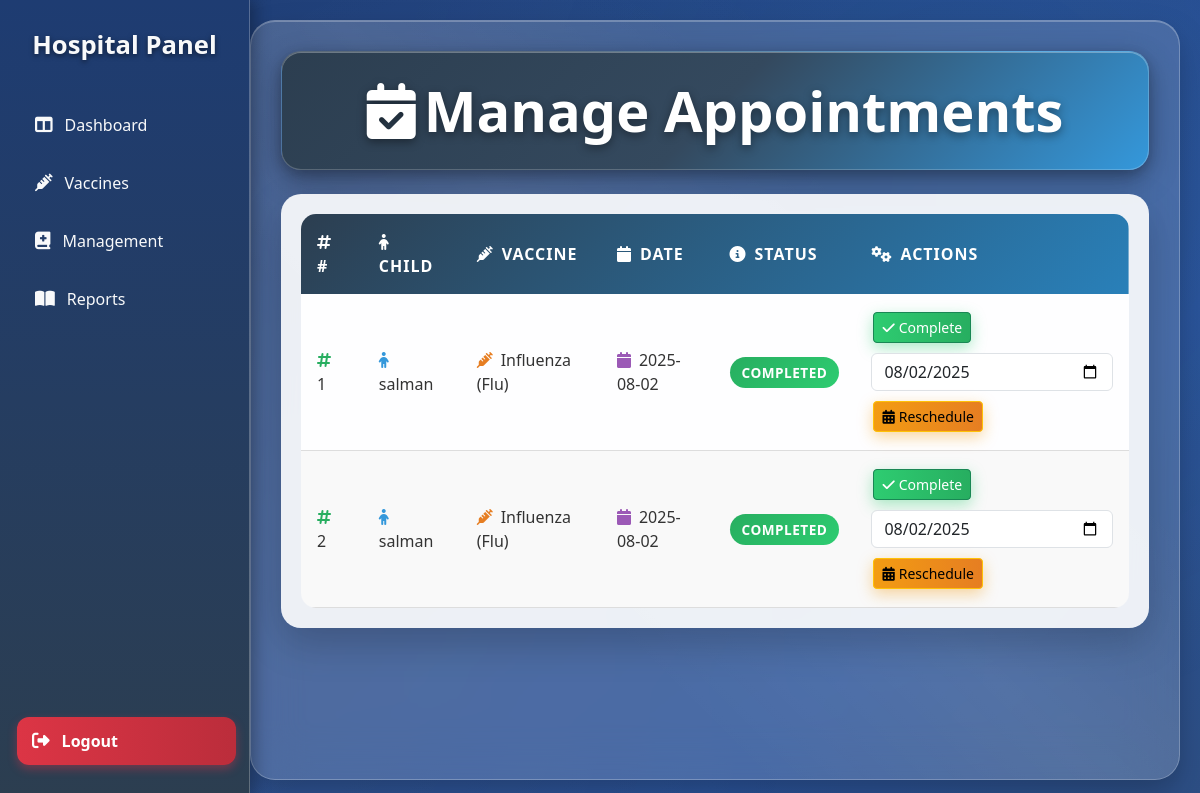
Screenshot of /hospital/appointment-manage.php (signed in) with the database file from the repository.
### tables this page shows
CREATE TABLE `bookings` (
  `id` int(11) NOT NULL,
  `child_id` int(11) DEFAULT NULL,
  `vaccine_id` int(11) DEFAULT NULL,
  `hospital_id` int(11) DEFAULT NULL,
  `booking_date` date DEFAULT NULL,
  `status` varchar(50) DEFAULT 'Pending'
);

CREATE TABLE `children` (
  `id` int(11) NOT NULL,
  `name` varchar(100) NOT NULL,
  `age` int(11) NOT NULL,
  `contact` varchar(20) DEFAULT NULL,
  `parent_id` int(11) DEFAULT NULL
);

CREATE TABLE `vaccines` (
  `id` int(11) NOT NULL,
  `name` varchar(100) NOT NULL,
  `description` text DEFAULT NULL,
  `available` tinyint(1) DEFAULT 1,
  `created_at` timestamp NOT NULL DEFAULT current_timestamp(),
  `image` varchar(255) DEFAULT NULL
);

### hospital/appointment-manage.php (the view, shortened to what this page needs)
<?php
$hospital_id = $_SESSION['hospital_id'];
include('../Includes/db.php');
?>
<!DOCTYPE html>
<html lang="en">
<head>
    <link href="https://cdn.jsdelivr.net/npm/bootstrap@5.3.2/dist/css/bootstrap.min.css" rel="stylesheet">
    <link href="https://cdnjs.cloudflare.com/ajax/libs/font-awesome/6.4.0/css/all.min.css" rel="stylesheet">
</head>
<body>
<?php include('../Includes/sidebar1.php') ?>
<div class="wrapper">
    <div class="main-content">
        <h2 class="mb-4"><i class="fas fa-calendar-check me-2"></i>Manage Appointments</h2>
        <div class="table-container">
            <table>
                <thead>
                    <tr>
                        <th><i class="fas fa-hashtag me-2"></i>#</th>
                        <th><i class="fas fa-child me-2"></i>Child</th>
                        <th><i class="fas fa-syringe me-2"></i>Vaccine</th>
                        <th><i class="fas fa-calendar me-2"></i>Date</th>
                        <th><i class="fas fa-info-circle me-2"></i>Status</th>
                        <th><i class="fas fa-cogs me-2"></i>Actions</th>
                    </tr>
                </thead>
                <tbody>
                    <?php
                    $sql = "SELECT b.*, c.name AS child, v.name AS vaccine FROM bookings b
                            LEFT JOIN children c ON b.child_id = c.id
                            LEFT JOIN vaccines v ON b.vaccine_id = v.id
                            WHERE b.hospital_id=$hospital_id";
                    $res = $conn->query($sql);
                    $i = 1;
                    while ($row = $res->fetch_assoc()) {
                        $statusClass = '';
                        switch(strtolower($row['status'])) {
                            case 'completed':
                                $statusClass = 'status-completed';
                                break;
                        }
                        echo "<tr>
                                <td data-label='#'><i class='fas fa-hashtag me-2' style='color: #27ae60;'></i>{$i}</td>
                                <td data-label='Child'><i class='fas fa-child me-2' style='color: #3498db;'></i>{$row['child']}</td>
                                <td data-label='Vaccine'><i class='fas fa-syringe me-2' style='color: #e67e22;'></i>{$row['vaccine']}</td>
                                <td data-label='Date'><i class='fas fa-calendar me-2' style='color: #9b59b6;'></i>{$row['booking_date']}</td>
                                <td data-label='Status'><span class='status-badge {$statusClass}'>{$row['status']}</span></td>
                                <td data-label='Actions'>
                                    <div class='action-forms'>
                                        <form method='post' class='form-inline'>
                                            <input type='hidden' name='booking_id' value='{$row['id']}'>
                                            <button name='complete' class='btn btn-success btn-sm'>
                                                <i class='fas fa-check me-1'></i>Complete
                                            </button>
                                        </form>
                                        <form method='post' class='form-inline'>
                                            <input type='hidden' name='booking_id' value='{$row['id']}'>
                                            <input type='date' name='new_date' required class='form-control' value='{$row['booking_date']}'>
                                            <button name='reschedule' class='btn btn-warning btn-sm'>
                                                <i class='fas fa-calendar-alt me-1'></i>Reschedule
                                            </button>
                                        </form>
                                    </div>
                                </td>
                            </tr>";
                        $i++;
                    }
                    ?>
                </tbody>
            </table>
        </div>
    </div>
</div>
</body>
</html>

### Includes/sidebar1.php (style rules this page uses)
:root { --dashboard-blue-dark: #1e3c72; --dashboard-blue-medium: #2a5298; --dashboard-blue-light: #3498db; --dashboard-grey-dark: #2c3e50; --dashboard-grey-medium: #34495e; --glass-white-light: rgba(255, 255, 255, 0.15); --glass-white-lighter: rgba(255, 255, 255, 0.05); --glass-border: rgba(255, 255, 255, 0.25); --text-light: #f8f9fa; --text-dark: #5a6c7d; --accent-blue: #3498db; }
body, html { margin: 0; padding: 0; font-family: 'Segoe UI', 'Roboto', Arial, sans-serif; }
.wrapper { display: flex; min-height: 100vh; }
.main-content { margin-left: 250px; padding: 30px; width: calc(100% - 250px); }

### rows the page displays
bookings: child.name "salman", vaccine.name "Influenza (Flu)", booking_date "2025-08-02", status "COMPLETED", new_date "08/02/2025"
bookings: child.name "salman", vaccine.name "Influenza (Flu)", booking_date "2025-08-02", status "COMPLETED", new_date "08/02/2025"
